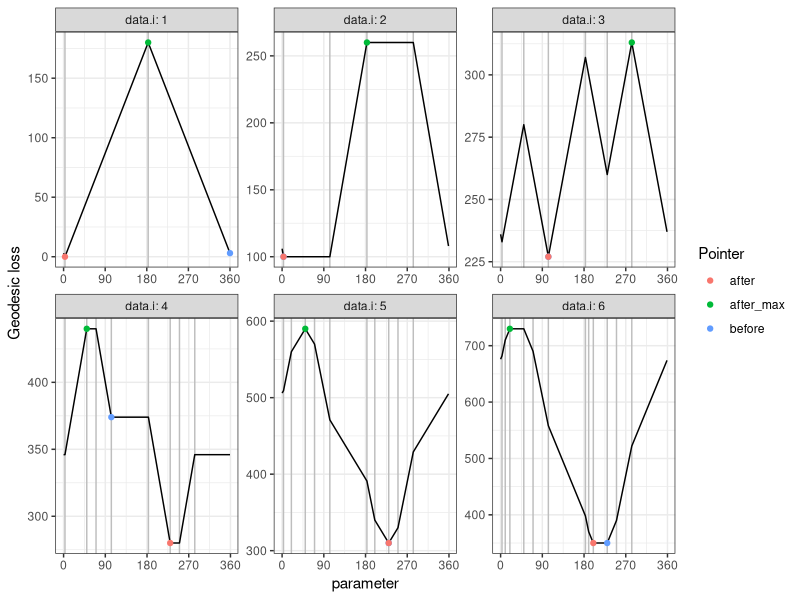

Write the R code that produced this figure.
library(data.table)
library(ggplot2)
max.angle <- 360
check_angle <- function(x){
  stopifnot(0 <= x & x < max.angle)
}
geodesic_dist <- function(data.vec, param.vec){
  check_angle(data.vec)
  check_angle(param.vec)
  d <- abs(data.vec-param.vec)
  ifelse(d>max.angle/2, max.angle-d, d)
}
bkp <- function(Linear_diff, Constant_diff, param){
  data.table(Linear_diff, Constant_diff, param)
}
bkps_for_data <- function(data.val){
  if(data.val == 0){
    bkp(-2, max.angle, max.angle/2)
  }else if(data.val < max.angle/2)rbind(
    bkp(2, -2*data.val, data.val),
    bkp(-2, max.angle+2*data.val, data.val+max.angle/2)
  )else if(data.val == max.angle/2){
    bkp(2, -max.angle, max.angle/2)
  }else rbind(
    bkp(-2, 2*data.val-max.angle, data.val-max.angle/2),
    bkp(2, -2*data.val, data.val)
  )
}
piece <- function(Linear, Constant, min_param, max_param){
  data.table(Linear, Constant, min_param, max_param)
}
pieces_for_data <- function(data.val){
  if(data.val == 0)rbind(
    piece(1, 0, 0, max.angle/2),
    piece(-1, max.angle, max.angle/2, max.angle)
  )else if(data.val < max.angle/2)rbind(
    piece(-1, data.val, 0, data.val),
    piece(1, -data.val, data.val, data.val+max.angle/2),
    piece(-1, (max.angle+data.val), data.val+max.angle/2, max.angle)
  )else if(data.val == max.angle/2)rbind(
    piece(-1, max.angle/2, 0, max.angle/2),
    piece(1, -max.angle/2, max.angle/2, max.angle)
  )else rbind(
    piece(1, max.angle-data.val, 0, data.val-max.angle/2),
    piece(-1, data.val, data.val-max.angle/2, data.val),
    piece(1, -data.val, data.val, max.angle)
  )
}
pieces_for_data(5)

grid.dt <- data.table(degrees=seq(0,359))
data.vec <- c(270,180,200)
data.vec <- c(3,103,230,250,200,190)
loss.dt.list <- list()
diff.dt.list <- list()
ptr.dt.list <- list()
current.diffs <- data.table()
pointer_i <- 1
pointer_param <- max.angle
pointer_Linear <- 0
pointer_Constant <- 0
for(data.i in seq_along(data.vec)){
  data.value <- data.vec[[data.i]]
  right_i <- if(pointer_i>nrow(current.diffs))1 else pointer_i+1
  diff_row <- if(right_i==1){
    data.table(Linear_diff=0, Constant_diff=-max.angle)
  }else current.diffs[pointer_i]
  right_Linear <- pointer_Linear+diff_row$Linear_diff
  is.flat <- right_Linear == 0
  if(nrow(current.diffs) && is.flat){
    print(diff_row)
    right_param <- current.diffs[right_i,param]+if(right_i==1)max.angle else 0
    maybe_over <- (pointer_param+right_param)/2
    mid_param <- if(maybe_over>=max.angle)maybe_over-max.angle else maybe_over
    max_param_over <- data.value+max.angle/2
    max_param <- if(max_param_over>=max.angle)max_param_over-max.angle else max_param_over
    move.right <- if(pointer_param<mid_param){
      pointer_param < max_param & max_param < mid_param
    }else{
      stop("TODO")
    }
    if(move.right){
      print(data.table(pointer_i,pointer_param,pointer_Linear,pointer_Constant,loss=pointer_param*pointer_Linear+pointer_Constant))
      pointer_i <- right_i
      pointer_param <- current.diffs[pointer_i, param]
      pointer_Linear <- right_Linear
      pointer_Constant <- pointer_Constant+diff_row$Constant_diff
      print(data.table(pointer_i,pointer_param,pointer_Linear,pointer_Constant,loss=pointer_param*pointer_Linear+pointer_Constant))
    }
  }
  current.diffs <- rbind(
    current.diffs,
    bkps_for_data(data.value)
  )[order(param)]
  diff.dt.list[[data.i]] <- data.table(data.i, current.diffs)
  pointer_i <- if(pointer_param==max.angle){
    nrow(current.diffs)+1
  }else{
    which(current.diffs$param==pointer_param)
  }
  piece_to_add <- pieces_for_data(data.value)[
    min_param <= pointer_param & pointer_param <= max_param]
  pointer_Linear <- pointer_Linear + piece_to_add$Linear
  pointer_Constant <- pointer_Constant + piece_to_add$Constant
  moves <- 0
  ptr.dt.list[[paste(data.i, "before_min")]] <- data.table(
    data.i, Pointer="before", param=pointer_param, moves,
    loss=pointer_param*pointer_Linear+pointer_Constant)
  pointer_at_min <- FALSE
  while(!pointer_at_min){
    right_i <- if(pointer_i>nrow(current.diffs))1 else pointer_i+1
    left_i <- if(pointer_i==1)nrow(current.diffs)+1 else pointer_i-1
    if(pointer_Linear>=0){
      ## increasing, want to move left.
      diff_row <- if(left_i>nrow(current.diffs)){
        data.table(Linear_diff=0, Constant_diff=-max.angle)
      }else current.diffs[left_i]
      moves <- moves+1
      pointer_i <- left_i
      pointer_param <- current.diffs[pointer_i, param]
      pointer_Linear <- pointer_Linear-diff_row$Linear_diff
      pointer_Constant <- pointer_Constant-diff_row$Constant_diff
    }else if(pointer_Linear<0){
      ## decreasing, want to move right.
      diff_row <- if(right_i==1){
        data.table(Linear_diff=0, Constant_diff=-max.angle)
      }else current.diffs[pointer_i]
      right_Linear <- pointer_Linear+diff_row$Linear_diff
      right2_i <- if(right_i>nrow(current.diffs))1 else right_i+1
      diff_right <- if(right2_i==1){
        data.table(Linear_diff=0, Constant_diff=-max.angle)
      }else current.diffs[right_i]
      right2_Linear <- right_Linear+diff_right$Linear_diff
      if(right_Linear<0){#move right.
        moves <- moves+1
        pointer_i <- right_i
        pointer_param <- current.diffs[pointer_i, param]
        pointer_Linear <- right_Linear
        pointer_Constant <- pointer_Constant+diff_row$Constant_diff
      }else if(right_Linear==0 && right2_Linear<0){
        moves <- moves+2
        print(moves)
        pointer_i <- right2_i
        pointer_param <- current.diffs[pointer_i, param]
        pointer_Linear <- right2_Linear
        pointer_Constant <- pointer_Constant+
          diff_row$Constant_diff+diff_right$Constant_diff
      }else{
        pointer_at_min <- TRUE
      }
    }
  }
  after_min <- data.table(
    data.i, Pointer="after", param=pointer_param, moves,
    loss=pointer_param*pointer_Linear+pointer_Constant)
  ptr.dt.list[[paste(data.i, "after_min")]] <- after_min
  ptr.dt.list[[paste(data.i, "after_max")]] <- data.table(
    after_min
  )[, `:=`(
    Pointer="after_max",
    param=ifelse(param<max.angle/2,param+max.angle/2, param-max.angle/2),
    loss=max.angle*data.i/2-loss
  )][]
  loss.dt.list[[data.i]] <- grid.dt[, data.table(
    data.i,
    data.value,
    param=degrees,
    loss=geodesic_dist(data.value,degrees))]
}

(diff.dt <- rbindlist(diff.dt.list))
(loss.dt <- rbindlist(
  loss.dt.list
)[
, cum.loss := cumsum(loss)
, by=param][])
ptr.dt <- rbindlist(ptr.dt.list)
gg <- ggplot()+
  theme_bw()+
  geom_vline(aes(
    xintercept=param),
    data=diff.dt,
    color="grey")+
  geom_line(aes(
    param, cum.loss),
    data=loss.dt)+
  facet_wrap("data.i", scales="free", labeller=label_both)+
  geom_point(aes(
    param, loss, color=Pointer),
    data=ptr.dt)+
  scale_x_continuous(
    "parameter",
    breaks=seq(0, 360, by=90))+
  scale_y_continuous(
    "Geodesic loss")
png("figure-pointer-moves.png", width=7, height=4, units="in", res=200)
print(gg)
dev.off()
